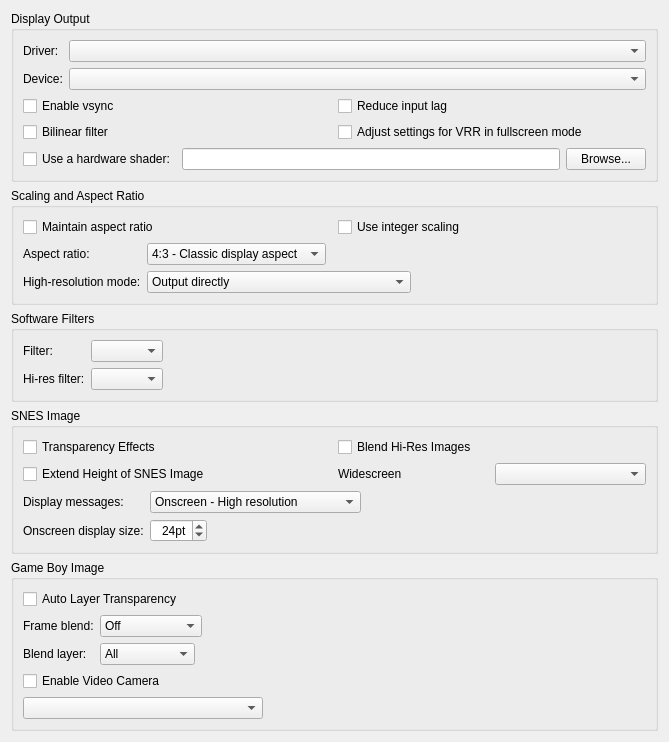
<?xml version="1.0" encoding="UTF-8"?>
<ui version="4.0">
 <class>DisplayPanel</class>
 <widget class="QWidget" name="DisplayPanel">
  <property name="geometry">
   <rect>
    <x>0</x>
    <y>0</y>
    <width>669</width>
    <height>654</height>
   </rect>
  </property>
  <property name="windowTitle">
   <string>Form</string>
  </property>
  <layout class="QVBoxLayout" name="verticalLayout">
   <item>
    <widget class="QGroupBox" name="groupBox">
     <property name="title">
      <string>Display Output</string>
     </property>
     <layout class="QVBoxLayout" name="verticalLayout_2">
      <item>
       <layout class="QGridLayout" name="gridLayout_driver">
        <item row="0" column="0">
         <widget class="QLabel" name="label">
          <property name="text">
           <string>Driver:</string>
          </property>
         </widget>
        </item>
        <item row="1" column="1">
         <widget class="QComboBox" name="comboBox_device">
          <property name="sizePolicy">
           <sizepolicy hsizetype="Expanding" vsizetype="Fixed">
            <horstretch>0</horstretch>
            <verstretch>0</verstretch>
           </sizepolicy>
          </property>
          <property name="toolTip">
           <string>Choose a device to render output. If you have no integrated graphics, there will be only one choice.</string>
          </property>
          <property name="whatsThis">
           <string>&lt;html&gt;&lt;head/&gt;&lt;body&gt;&lt;p&gt;When using &lt;span style=&quot; font-style:italic;&quot;&gt;Vulkan&lt;/span&gt;, this chooses the GPU you wish to render with.&lt;/p&gt;&lt;/body&gt;&lt;/html&gt;</string>
          </property>
         </widget>
        </item>
        <item row="0" column="1">
         <widget class="QComboBox" name="comboBox_driver">
          <property name="sizePolicy">
           <sizepolicy hsizetype="Expanding" vsizetype="Fixed">
            <horstretch>0</horstretch>
            <verstretch>0</verstretch>
           </sizepolicy>
          </property>
          <property name="toolTip">
           <string>Select the output driver.</string>
          </property>
          <property name="whatsThis">
           <string>&lt;html&gt;&lt;head/&gt;&lt;body&gt;&lt;p&gt;Choose one of &lt;span style=&quot; font-style:italic;&quot;&gt;Qt Software, Vulkan, or OpenGL&lt;/span&gt;.&lt;/p&gt;&lt;p&gt;Qt Software will use the CPU to draw the display. Vulkan or OpenGL will use that respective graphics interface to draw the display.&lt;/p&gt;&lt;/body&gt;&lt;/html&gt;</string>
          </property>
         </widget>
        </item>
        <item row="1" column="0">
         <widget class="QLabel" name="label_2">
          <property name="text">
           <string>Device:</string>
          </property>
         </widget>
        </item>
       </layout>
      </item>
      <item>
       <layout class="QGridLayout" name="gridLayout_3">
        <item row="2" column="0">
         <widget class="QCheckBox" name="checkBox_bilinear_filter">
          <property name="toolTip">
           <string>Smooth screen output.</string>
          </property>
          <property name="whatsThis">
           <string>&lt;html&gt;&lt;head/&gt;&lt;body&gt;&lt;p&gt;Turns on a bilinear smoothing filter to smooth out the pixels. This option won't work with a hardware shader enabled.&lt;/p&gt;&lt;/body&gt;&lt;/html&gt;</string>
          </property>
          <property name="text">
           <string>Bilinear filter</string>
          </property>
         </widget>
        </item>
        <item row="1" column="1">
         <widget class="QCheckBox" name="checkBox_reduce_input_lag">
          <property name="toolTip">
           <string>Prevent the display driver from getting too far ahead in order to reduce lag.</string>
          </property>
          <property name="whatsThis">
           <string>&lt;html&gt;&lt;head/&gt;&lt;body&gt;&lt;p&gt;This prevents the GPU from queuing up additional frames in advance, reducing the time it takes for the display to react to your input.&lt;/p&gt;&lt;/body&gt;&lt;/html&gt;</string>
          </property>
          <property name="text">
           <string>Reduce input lag</string>
          </property>
         </widget>
        </item>
        <item row="2" column="1">
         <widget class="QCheckBox" name="checkBox_adjust_for_vrr">
          <property name="toolTip">
           <string>When entering fullscreen mode, temporarily change other settings to use VRR (G-Sync or FreeSync) correctly.</string>
          </property>
          <property name="whatsThis">
           <string>&lt;html&gt;&lt;head/&gt;&lt;body&gt;&lt;p&gt;When entering fullscreen mode, this option temporarily sets a number of other options to values that make variable refresh rate monitors that use FreeSync or GSync smoother.&lt;/p&gt;&lt;p&gt;Enables vsync.&lt;/p&gt;&lt;p&gt;Sets synchronization mode to timer and the frame rate to exactly that of the SNES.&lt;/p&gt;&lt;p&gt;Sets input rate to 32040Hz.&lt;/p&gt;&lt;/body&gt;&lt;/html&gt;</string>
          </property>
          <property name="text">
           <string>Adjust settings for VRR in fullscreen mode</string>
          </property>
         </widget>
        </item>
        <item row="1" column="0">
         <widget class="QCheckBox" name="checkBox_vsync">
          <property name="toolTip">
           <string>Sync the display to vertical retrace to eliminate tearing.</string>
          </property>
          <property name="whatsThis">
           <string>&lt;html&gt;&lt;head/&gt;&lt;body&gt;&lt;p&gt;This option prevents tearing in the output.&lt;/p&gt;&lt;/body&gt;&lt;/html&gt;</string>
          </property>
          <property name="text">
           <string>Enable vsync</string>
          </property>
         </widget>
        </item>
       </layout>
      </item>
      <item>
       <layout class="QHBoxLayout" name="horizontalLayout">
        <item>
         <widget class="QCheckBox" name="checkBox_use_shader">
          <property name="toolTip">
           <string>Use a selected .slangp or .glslp shader file. 
.slangp is supported by Vulkan and OpenGL. 
.glslp is supported by OpenGL.</string>
          </property>
          <property name="whatsThis">
           <string>&lt;html&gt;&lt;head/&gt;&lt;body&gt;&lt;p&gt;Uses a hardware shader with &lt;span style=&quot; font-style:italic;&quot;&gt;Vulkan&lt;/span&gt; or &lt;span style=&quot; font-style:italic;&quot;&gt;OpenGL&lt;/span&gt; drivers. These can be either .glslp or .slangp preset files.&lt;/p&gt;&lt;p&gt;GLSL shaders (.glslp) can be downloaded from:&lt;/p&gt;&lt;p&gt;&lt;a href=&quot;https://github.com/libretro/glsl-shaders&quot;&gt;&lt;span style=&quot; text-decoration: underline; color:#2980b9;&quot;&gt;https://github.com/libretro/glsl-shaders&lt;/span&gt;&lt;/a&gt;&lt;/p&gt;&lt;p&gt;Slang shaders (.slangp) can be downloaded from:&lt;/p&gt;&lt;p&gt;&lt;a href=&quot;https://github.com/libretro/slang-shaders&quot;&gt;&lt;span style=&quot; text-decoration: underline; color:#2980b9;&quot;&gt;https://github.com/libretro/slang-shaders&lt;/span&gt;&lt;/a&gt;&lt;/p&gt;&lt;/body&gt;&lt;/html&gt;</string>
          </property>
          <property name="text">
           <string>Use a hardware shader:</string>
          </property>
         </widget>
        </item>
        <item>
         <widget class="QLineEdit" name="lineEdit_shader">
          <property name="whatsThis">
           <string>&lt;html&gt;&lt;head/&gt;&lt;body&gt;&lt;p&gt;Uses a hardware shader with &lt;span style=&quot; font-style:italic;&quot;&gt;Vulkan&lt;/span&gt; or &lt;span style=&quot; font-style:italic;&quot;&gt;OpenGL&lt;/span&gt; drivers. These can be either .glslp or .slangp preset files.&lt;/p&gt;&lt;p&gt;GLSL shaders (.glslp) can be downloaded from:&lt;/p&gt;&lt;p&gt;&lt;a href=&quot;https://github.com/libretro/glsl-shaders&quot;&gt;&lt;span style=&quot; text-decoration: underline; color:#2980b9;&quot;&gt;https://github.com/libretro/glsl-shaders&lt;/span&gt;&lt;/a&gt;&lt;/p&gt;&lt;p&gt;Slang shaders (.slangp) can be downloaded from:&lt;/p&gt;&lt;p&gt;&lt;a href=&quot;https://github.com/libretro/slang-shaders&quot;&gt;&lt;span style=&quot; text-decoration: underline; color:#2980b9;&quot;&gt;https://github.com/libretro/slang-shaders&lt;/span&gt;&lt;/a&gt;&lt;/p&gt;&lt;/body&gt;&lt;/html&gt;</string>
          </property>
         </widget>
        </item>
        <item>
         <widget class="QPushButton" name="pushButton_browse_shader">
          <property name="whatsThis">
           <string>&lt;html&gt;&lt;head/&gt;&lt;body&gt;&lt;p&gt;Uses a hardware shader with &lt;span style=&quot; font-style:italic;&quot;&gt;Vulkan&lt;/span&gt; or &lt;span style=&quot; font-style:italic;&quot;&gt;OpenGL&lt;/span&gt; drivers. These can be either .glslp or .slangp preset files.&lt;/p&gt;&lt;p&gt;GLSL shaders (.glslp) can be downloaded from:&lt;/p&gt;&lt;p&gt;&lt;a href=&quot;https://github.com/libretro/glsl-shaders&quot;&gt;&lt;span style=&quot; text-decoration: underline; color:#2980b9;&quot;&gt;https://github.com/libretro/glsl-shaders&lt;/span&gt;&lt;/a&gt;&lt;/p&gt;&lt;p&gt;Slang shaders (.slangp) can be downloaded from:&lt;/p&gt;&lt;p&gt;&lt;a href=&quot;https://github.com/libretro/slang-shaders&quot;&gt;&lt;span style=&quot; text-decoration: underline; color:#2980b9;&quot;&gt;https://github.com/libretro/slang-shaders&lt;/span&gt;&lt;/a&gt;&lt;/p&gt;&lt;/body&gt;&lt;/html&gt;</string>
          </property>
          <property name="text">
           <string>Browse...</string>
          </property>
         </widget>
        </item>
       </layout>
      </item>
     </layout>
    </widget>
   </item>
   <item>
    <widget class="QGroupBox" name="groupBox_2">
     <property name="title">
      <string>Scaling and Aspect Ratio</string>
     </property>
     <layout class="QVBoxLayout" name="verticalLayout_3">
      <item>
       <layout class="QGridLayout" name="gridLayout_4">
        <item row="0" column="0">
         <widget class="QCheckBox" name="checkBox_maintain_aspect_ratio">
          <property name="toolTip">
           <string>Keep the screen at the requested proportions for width and height.</string>
          </property>
          <property name="whatsThis">
           <string>&lt;html&gt;&lt;head/&gt;&lt;body&gt;&lt;p&gt;This option keeps the proportions of the emulated display the same no matter how you change the size of the window.&lt;/p&gt;&lt;/body&gt;&lt;/html&gt;</string>
          </property>
          <property name="text">
           <string>Maintain aspect ratio</string>
          </property>
         </widget>
        </item>
        <item row="0" column="1">
         <widget class="QCheckBox" name="checkBox_integer_scaling">
          <property name="toolTip">
           <string>When scaling up, only use integer multiples of the original height.</string>
          </property>
          <property name="whatsThis">
           <string>&lt;html&gt;&lt;head/&gt;&lt;body&gt;&lt;p&gt;This option adapts &lt;span style=&quot; font-style:italic;&quot;&gt;maintain aspect ratio&lt;/span&gt; and scales the image in steps of integral scale, so game pixels are never spread across the borders of screen pixels.&lt;/p&gt;&lt;/body&gt;&lt;/html&gt;</string>
          </property>
          <property name="text">
           <string>Use integer scaling</string>
          </property>
         </widget>
        </item>
       </layout>
      </item>
      <item>
       <layout class="QGridLayout" name="gridLayout_2">
        <item row="1" column="0">
         <widget class="QLabel" name="label_4">
          <property name="text">
           <string>High-resolution mode:</string>
          </property>
         </widget>
        </item>
        <item row="0" column="1">
         <widget class="QComboBox" name="comboBox_aspect_ratio">
          <property name="sizePolicy">
           <sizepolicy hsizetype="Fixed" vsizetype="Fixed">
            <horstretch>0</horstretch>
            <verstretch>0</verstretch>
           </sizepolicy>
          </property>
          <property name="whatsThis">
           <string>&lt;html&gt;&lt;head/&gt;&lt;body&gt;&lt;p&gt;This option affects how &lt;span style=&quot; font-style:italic;&quot;&gt;maintain aspect ratio &lt;/span&gt;works. &lt;/p&gt;&lt;p&gt;&lt;span style=&quot; font-style:italic;&quot;&gt;4:3 &lt;/span&gt;will maintain a ratio where the screen is 1.333 times wider than high.&lt;/p&gt;&lt;p&gt;64:49 presents an idealized ratio where the display output is perfect, but is affected by NTSC compression.&lt;/p&gt;&lt;p&gt;1:1 Means pixels will be square. This will squeeze the image horizontally.&lt;/p&gt;&lt;/body&gt;&lt;/html&gt;</string>
          </property>
          <item>
           <property name="text">
            <string>4:3 - Classic display aspect</string>
           </property>
          </item>
          <item>
           <property name="text">
            <string>64:49 - NTSC aspect</string>
           </property>
          </item>
          <item>
           <property name="text">
            <string>8:7 - Square pixels</string>
           </property>
          </item>
         </widget>
        </item>
        <item row="0" column="0">
         <widget class="QLabel" name="label_3">
          <property name="text">
           <string>Aspect ratio:</string>
          </property>
         </widget>
        </item>
        <item row="1" column="1">
         <widget class="QComboBox" name="comboBox_high_resolution_mode">
          <property name="sizePolicy">
           <sizepolicy hsizetype="Fixed" vsizetype="Fixed">
            <horstretch>0</horstretch>
            <verstretch>0</verstretch>
           </sizepolicy>
          </property>
          <property name="toolTip">
           <string>This affects the rarely used 512-pixels-wide mode used by the SNES.
For games like Kirby 3 and Jurassic Park, choose the &quot;merge fields&quot; option.
For games like Seiken Densetsu 3 and Marvelous, choose the &quot;scale up&quot; option.
Output directly will cause the screen to change between the two modes and look weird.</string>
          </property>
          <property name="whatsThis">
           <string>&lt;html&gt;&lt;head/&gt;&lt;body&gt;&lt;p&gt;This option only affects the SNES's high-resolution, 512 pixel wide mode. Few games use this. &lt;/p&gt;&lt;p&gt;&lt;span style=&quot; font-style:italic;&quot;&gt;Output directly&lt;/span&gt; will use whatever is output directly, but when the game changes modes, the filtering will get sharper or blurrier and may be distracting.&lt;/p&gt;&lt;p&gt;&lt;span style=&quot; font-style:italic;&quot;&gt;Merge fields &lt;/span&gt;will scale the image down and blend the extra pixels together. This is useful in games like Jurassic Park and Kirby's Dreamland 3, which use it for a transparency effect.&lt;/p&gt;&lt;p&gt;&lt;span style=&quot; font-style:italic;&quot;&gt;Scale low resolution &lt;/span&gt;will double the width of low-resolution screens, so when the game switches between modes there isn't any distracting changes in filtering. This is useful when a game uses the high resolution mode often, like Seiken Densetsu 3.&lt;/p&gt;&lt;/body&gt;&lt;/html&gt;</string>
          </property>
          <item>
           <property name="text">
            <string>Output directly</string>
           </property>
          </item>
          <item>
           <property name="text">
            <string>Merge the fields of the high-resolution lines</string>
           </property>
          </item>
          <item>
           <property name="text">
            <string>Scale normal resolution screens up</string>
           </property>
          </item>
         </widget>
        </item>
        <item row="0" column="2">
         <spacer name="horizontalSpacer_2">
          <property name="orientation">
           <enum>Qt::Horizontal</enum>
          </property>
          <property name="sizeHint" stdset="0">
           <size>
            <width>40</width>
            <height>20</height>
           </size>
          </property>
         </spacer>
        </item>
       </layout>
      </item>
     </layout>
    </widget>
   </item>
   <item>
    <widget class="QGroupBox" name="groupBox_software_filters">
     <property name="title">
      <string>Software Filters</string>
     </property>
     <layout class="QGridLayout" name="gridLayout_software_filter">
      <item row="0" column="0">
       <widget class="QLabel" name="label_software_filter">
        <property name="text">
         <string>Filter:</string>
        </property>
       </widget>
      </item>
      <item row="0" column="1">
       <widget class="QComboBox" name="comboBox_software_filter">
        <property name="sizePolicy">
         <sizepolicy hsizetype="Fixed" vsizetype="Fixed">
          <horstretch>0</horstretch>
          <verstretch>0</verstretch>
         </sizepolicy>
        </property>
        <property name="toolTip">
         <string>Process the image on the CPU before display. These are the same filters as the &quot;Output Image Processing&quot; options in the Windows port. For GPU shader-based processing, use a shader preset instead.</string>
        </property>
       </widget>
      </item>
      <item row="1" column="0">
       <widget class="QLabel" name="label_software_filter_hires">
        <property name="text">
         <string>Hi-res filter:</string>
        </property>
       </widget>
      </item>
      <item row="1" column="1">
       <widget class="QComboBox" name="comboBox_software_filter_hires">
        <property name="sizePolicy">
         <sizepolicy hsizetype="Fixed" vsizetype="Fixed">
          <horstretch>0</horstretch>
          <verstretch>0</verstretch>
         </sizepolicy>
        </property>
        <property name="toolTip">
         <string>Filter used instead of the one above when the frame is high-resolution (512 pixels wide or interlaced), like the win32 &quot;Hi Res&quot; box. Also applies when the high-resolution mode above is set to &quot;Scale up&quot;.</string>
        </property>
       </widget>
      </item>
      <item row="0" column="2">
       <spacer name="horizontalSpacer_software_filter">
        <property name="orientation">
         <enum>Qt::Horizontal</enum>
        </property>
        <property name="sizeHint" stdset="0">
         <size>
          <width>40</width>
          <height>20</height>
         </size>
        </property>
       </spacer>
      </item>
     </layout>
    </widget>
   </item>
   <item>
    <widget class="QGroupBox" name="groupBox_snes_image">
     <property name="title">
      <string>SNES Image</string>
     </property>
     <layout class="QVBoxLayout" name="verticalLayout_5">
      <item>
       <layout class="QGridLayout" name="gridLayout_snes_image">
        <item row="0" column="0">
         <widget class="QCheckBox" name="checkBox_transparency">
          <property name="toolTip">
           <string>Render the SNES colour-math and transparency effects. Turn off only for troubleshooting.</string>
          </property>
          <property name="text">
           <string>Transparency Effects</string>
          </property>
         </widget>
        </item>
        <item row="0" column="1">
         <widget class="QCheckBox" name="checkBox_blend_hires">
          <property name="toolTip">
           <string>Horizontally blend hi-res (512-wide) images, so games that alternate columns for a transparency effect look as intended with filters that do not account for this.</string>
          </property>
          <property name="text">
           <string>Blend Hi-Res Images</string>
          </property>
         </widget>
        </item>
        <item row="1" column="0">
         <widget class="QCheckBox" name="checkBox_overscan">
          <property name="toolTip">
           <string>Display an extra 15 pixels at the bottom, which few games use. Also increases AVI output size from 256x224 to 256x240.</string>
          </property>
          <property name="whatsThis">
           <string>&lt;html&gt;&lt;head/&gt;&lt;body&gt;&lt;p&gt;On classic CRT televisions, some areas of the screen were covered by the bezel, so weren't used often in games. This option allows you to show that area, but it will usually be just black bars.&lt;/p&gt;&lt;/body&gt;&lt;/html&gt;</string>
          </property>
          <property name="text">
           <string>Extend Height of SNES Image</string>
          </property>
         </widget>
        </item>
        <item row="1" column="1">
         <layout class="QHBoxLayout" name="horizontalLayout_widescreen">
          <item>
           <widget class="QLabel" name="label_widescreen">
            <property name="text">
             <string>Widescreen</string>
            </property>
           </widget>
          </item>
          <item>
           <widget class="QComboBox" name="comboBox_widescreen">
            <property name="toolTip">
             <string>Run this game as its widescreen hack at the chosen width, patched in memory. The game restarts. Shown only for games with a known hack.</string>
            </property>
            <property name="whatsThis">
             <string>&lt;html&gt;&lt;head/&gt;&lt;body&gt;&lt;p&gt;The SNES scanned out 256 columns, but its backgrounds, Mode 7 matrix and sprites all carry on past them. Widescreen draws what was there.&lt;/p&gt;&lt;p&gt;Games that were not made for it would show artifacts at the edges, since they culled sprites and clamped scrolling there, so the choice is offered only for games the emulator has a widescreen hack for. Picking a width patches the cart in memory into that hack and restarts it; picking None puts the original cart back.&lt;/p&gt;&lt;/body&gt;&lt;/html&gt;</string>
            </property>
           </widget>
          </item>
         </layout>
        </item>
       </layout>
      </item>
      <item>
       <layout class="QGridLayout" name="gridLayout_5">
        <item row="0" column="0">
         <widget class="QLabel" name="label_5">
          <property name="text">
           <string>Display messages:</string>
          </property>
         </widget>
        </item>
        <item row="0" column="1">
         <widget class="QComboBox" name="comboBox_messages">
          <property name="sizePolicy">
           <sizepolicy hsizetype="Preferred" vsizetype="Fixed">
            <horstretch>0</horstretch>
            <verstretch>0</verstretch>
           </sizepolicy>
          </property>
          <property name="whatsThis">
           <string>&lt;html&gt;&lt;head/&gt;&lt;body&gt;&lt;p&gt;This option determines whether messages show up in the game display:&lt;/p&gt;&lt;p&gt;Onscreen will show a high resolution overlay when using &lt;span style=&quot; font-style:italic;&quot;&gt;Vulkan&lt;/span&gt; or &lt;span style=&quot; font-style:italic;&quot;&gt;OpenGL&lt;/span&gt;.&lt;/p&gt;&lt;p&gt;Inscreen will draw in a pixel font to the ingame display.&lt;/p&gt;&lt;p&gt;Don't display messages will show nothing.&lt;/p&gt;&lt;/body&gt;&lt;/html&gt;</string>
          </property>
          <item>
           <property name="text">
            <string>Onscreen - High resolution</string>
           </property>
          </item>
          <item>
           <property name="text">
            <string>Inside the screen - Low resolution</string>
           </property>
          </item>
          <item>
           <property name="text">
            <string>Don't display messages</string>
           </property>
          </item>
         </widget>
        </item>
        <item row="1" column="1">
         <widget class="QSpinBox" name="spinBox_osd_size">
          <property name="sizePolicy">
           <sizepolicy hsizetype="Fixed" vsizetype="Fixed">
            <horstretch>0</horstretch>
            <verstretch>0</verstretch>
           </sizepolicy>
          </property>
          <property name="whatsThis">
           <string>&lt;html&gt;&lt;head/&gt;&lt;body&gt;&lt;p&gt;This option only affects the size of the font and the icons shown when display messages are set to the &lt;span style=&quot; font-style:italic;&quot;&gt;Onscreen&lt;/span&gt; option.&lt;/p&gt;&lt;/body&gt;&lt;/html&gt;</string>
          </property>
          <property name="alignment">
           <set>Qt::AlignRight|Qt::AlignTrailing|Qt::AlignVCenter</set>
          </property>
          <property name="suffix">
           <string>pt</string>
          </property>
          <property name="minimum">
           <number>8</number>
          </property>
          <property name="maximum">
           <number>256</number>
          </property>
          <property name="value">
           <number>24</number>
          </property>
         </widget>
        </item>
        <item row="1" column="0">
         <widget class="QLabel" name="label_6">
          <property name="text">
           <string>Onscreen display size:</string>
          </property>
         </widget>
        </item>
        <item row="0" column="2">
         <spacer name="horizontalSpacer_3">
          <property name="orientation">
           <enum>Qt::Horizontal</enum>
          </property>
          <property name="sizeHint" stdset="0">
           <size>
            <width>40</width>
            <height>20</height>
           </size>
          </property>
         </spacer>
        </item>
       </layout>
      </item>
     </layout>
    </widget>
   </item>
   <item>
    <widget class="QGroupBox" name="groupBox_gb_image">
     <property name="toolTip">
      <string>These options only apply to Game Boy games played through the Super Game Boy.</string>
     </property>
     <property name="title">
      <string>Game Boy Image</string>
     </property>
     <layout class="QVBoxLayout" name="verticalLayout_gb_image">
      <item>
       <widget class="QCheckBox" name="checkBox_gb_frame_blend_auto">
        <property name="toolTip">
         <string>Auto Layer Transparency: pick the blend per game from a built-in list of known flicker-transparency games (off for the rest). Uncheck to set the mode and layer manually for every Game Boy game.</string>
        </property>
        <property name="text">
         <string>Auto Layer Transparency</string>
        </property>
       </widget>
      </item>
      <item>
       <layout class="QGridLayout" name="gridLayout_gb_blend">
        <item row="0" column="0">
         <widget class="QLabel" name="label_gb_frame_blend">
          <property name="text">
           <string>Frame blend:</string>
          </property>
         </widget>
        </item>
        <item row="0" column="1">
         <widget class="QComboBox" name="comboBox_gb_frame_blend">
          <property name="sizePolicy">
           <sizepolicy hsizetype="Fixed" vsizetype="Fixed">
            <horstretch>0</horstretch>
            <verstretch>0</verstretch>
           </sizepolicy>
          </property>
          <property name="toolTip">
           <string>Game Boy frame-blend mode: Simple Blend = 50/50 of the last two frames (cancels flicker-transparency); LCD Blend = slow-decay LCD-style ghosting.</string>
          </property>
          <item>
           <property name="text">
            <string>Off</string>
           </property>
          </item>
          <item>
           <property name="text">
            <string>Simple Blend</string>
           </property>
          </item>
          <item>
           <property name="text">
            <string>LCD Blend</string>
           </property>
          </item>
         </widget>
        </item>
        <item row="1" column="0">
         <widget class="QLabel" name="label_gb_frame_blend_layer">
          <property name="text">
           <string>Blend layer:</string>
          </property>
         </widget>
        </item>
        <item row="1" column="1">
         <widget class="QComboBox" name="comboBox_gb_frame_blend_layer">
          <property name="sizePolicy">
           <sizepolicy hsizetype="Fixed" vsizetype="Fixed">
            <horstretch>0</horstretch>
            <verstretch>0</verstretch>
           </sizepolicy>
          </property>
          <property name="toolTip">
           <string>Which Game Boy layer to blend: Background (BG) keeps moving sprites crisp; Window = the window/HUD layer; Sprites = objects only; All blends everything.</string>
          </property>
          <item>
           <property name="text">
            <string>All</string>
           </property>
          </item>
          <item>
           <property name="text">
            <string>Background</string>
           </property>
          </item>
          <item>
           <property name="text">
            <string>Window</string>
           </property>
          </item>
          <item>
           <property name="text">
            <string>Sprites</string>
           </property>
          </item>
         </widget>
        </item>
        <item row="0" column="2">
         <spacer name="horizontalSpacer_gb_blend">
          <property name="orientation">
           <enum>Qt::Horizontal</enum>
          </property>
          <property name="sizeHint" stdset="0">
           <size>
            <width>40</width>
            <height>20</height>
           </size>
          </property>
         </spacer>
        </item>
       </layout>
      </item>
      <item>
       <widget class="QCheckBox" name="checkBox_gb_video_camera">
        <property name="toolTip">
         <string>Feed a connected webcam into the Game Boy Camera (Pocket Camera) cartridge's image sensor. With this off (or no camera connected) the in-game viewfinder is blank.</string>
        </property>
        <property name="text">
         <string>Enable Video Camera</string>
        </property>
       </widget>
      </item>
      <item>
       <layout class="QHBoxLayout" name="horizontalLayout_gb_camera">
        <item>
         <widget class="QComboBox" name="comboBox_gb_camera">
          <property name="sizePolicy">
           <sizepolicy hsizetype="Preferred" vsizetype="Fixed">
            <horstretch>0</horstretch>
            <verstretch>0</verstretch>
           </sizepolicy>
          </property>
          <property name="minimumSize">
           <size>
            <width>240</width>
            <height>0</height>
           </size>
          </property>
          <property name="toolTip">
           <string>The webcam to feed into the Game Boy Camera. Cameras that only offer compressed (MJPEG) video produce a blank image.</string>
          </property>
         </widget>
        </item>
        <item>
         <spacer name="horizontalSpacer_gb_camera">
          <property name="orientation">
           <enum>Qt::Horizontal</enum>
          </property>
          <property name="sizeHint" stdset="0">
           <size>
            <width>40</width>
            <height>20</height>
           </size>
          </property>
         </spacer>
        </item>
       </layout>
      </item>
     </layout>
    </widget>
   </item>
   <item>
    <spacer name="verticalSpacer">
     <property name="orientation">
      <enum>Qt::Vertical</enum>
     </property>
     <property name="sizeHint" stdset="0">
      <size>
       <width>20</width>
       <height>40</height>
      </size>
     </property>
    </spacer>
   </item>
  </layout>
 </widget>
 <resources/>
 <connections/>
</ui>
